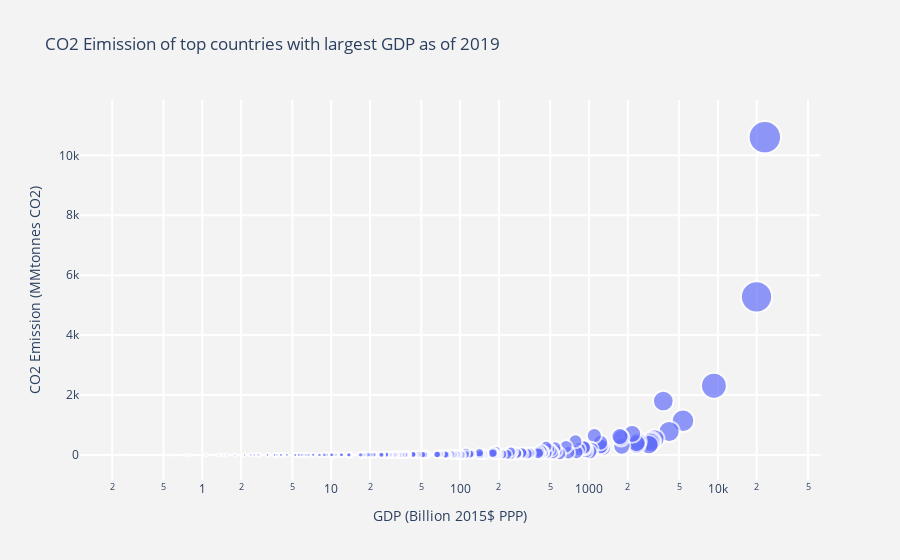

Notebook source saved alongside this figure:
### Code cell
# Plotting Bubble Chart

# Capturing country names
countries = cd5['Country'].unique()


# Creating hover stats
hover_text = []
bubble_size = []

for index, row in cd5.iterrows():
    hover_text.append(('Country: {country}<br>'+
                      'GDP: {gdp}<br>'+
                      'CO2 Emission: {co2}<br>'
                      ).format(country=row['Country'],
                                    gdp=row['GDP'],
                                    co2=row['CO2_emission']))
    
    bubble_size.append(math.sqrt(row['GDP']))
                      

cd5['text'] = hover_text
cd5['size'] = bubble_size
sizeref = 19.*max(cd5['size'])/(100**2)


fig = go.Figure()

fig.add_trace(go.Scatter(
    x=cd5['GDP'], y=cd5['CO2_emission'],
    name=country, text=cd5['text'],
    marker_size=cd5['size'],
    ))

# Tune marker appearance and layout
fig.update_traces(mode='markers', marker=dict(sizemode='area',
                                              sizeref=sizeref, line_width=2))

# Adding titles
fig.update_layout(
    title='CO2 Eimission of top countries with largest GDP as of 2019',
    xaxis=dict(
        title='GDP (Billion 2015$ PPP)',
        gridcolor='white',
        type='log',
        gridwidth=2,
    ),
    yaxis=dict(
        title='CO2 Emission (MMtonnes CO2)',
        gridcolor='white',
        gridwidth=2,
    ),
    paper_bgcolor='rgb(243, 243, 243)',
    plot_bgcolor='rgb(243, 243, 243)',
)

fig.show()

### Figure 1 — Plotly figure (JSON) as saved in the notebook; plotly's stock layout.template omitted (floating-point values rounded to 4 significant figures; data arrays with more than 128 entries replaced by an {"elided": "..."} marker saying what was removed)
{"data": [{"marker": {"line": {"width": 2}, "size": {"elided": "193 float values"}, "sizemode": "area", "sizeref": 0.289}, "mode": "markers", "name": "Russia", "text": {"elided": "193 str values"}, "type": "scatter", "x": {"elided": "193 float values"}, "y": {"elided": "193 float values"}}], "layout": {"paper_bgcolor": "rgb(243, 243, 243)", "plot_bgcolor": "rgb(243, 243, 243)", "title": {"text": "CO2 Eimission of top countries with largest GDP as of 2019"}, "xaxis": {"gridcolor": "white", "gridwidth": 2, "title": {"text": "GDP (Billion 2015$ PPP)"}, "type": "log"}, "yaxis": {"gridcolor": "white", "gridwidth": 2, "title": {"text": "CO2 Emission (MMtonnes CO2)"}}}}
